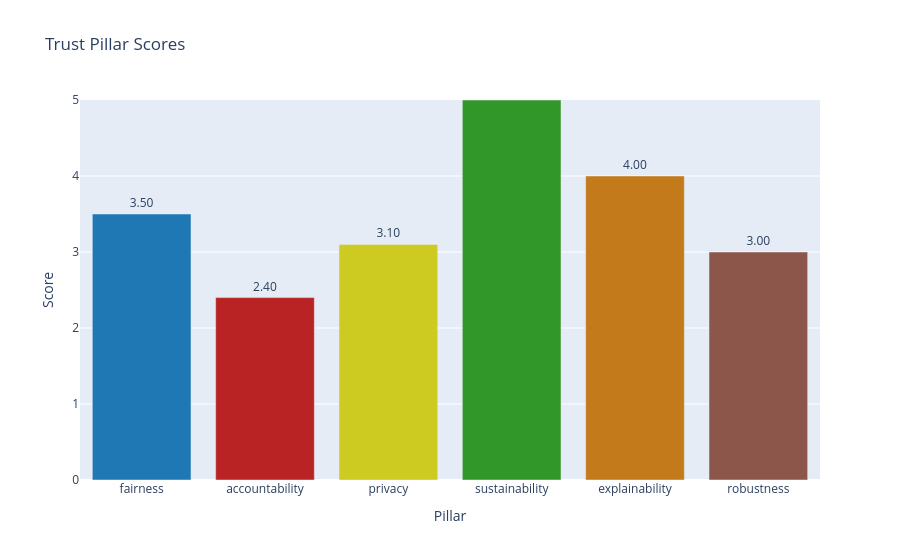
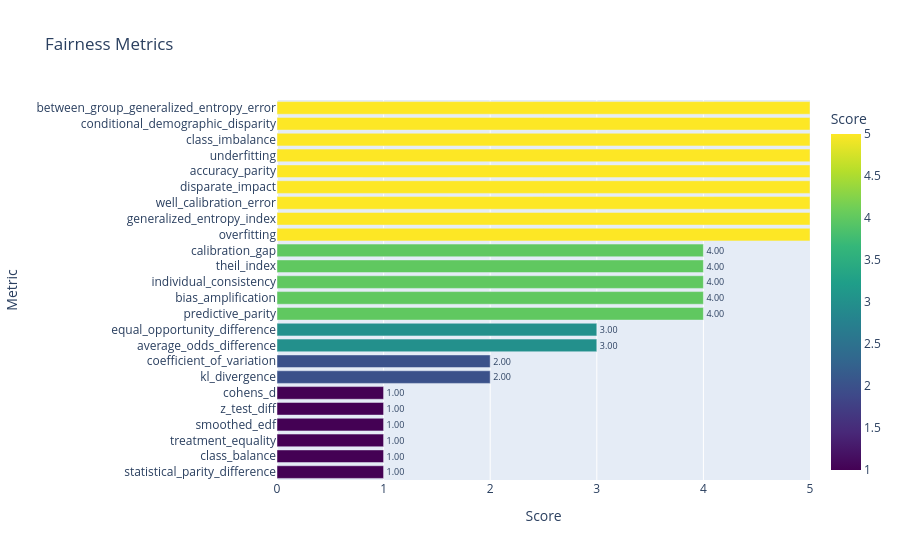
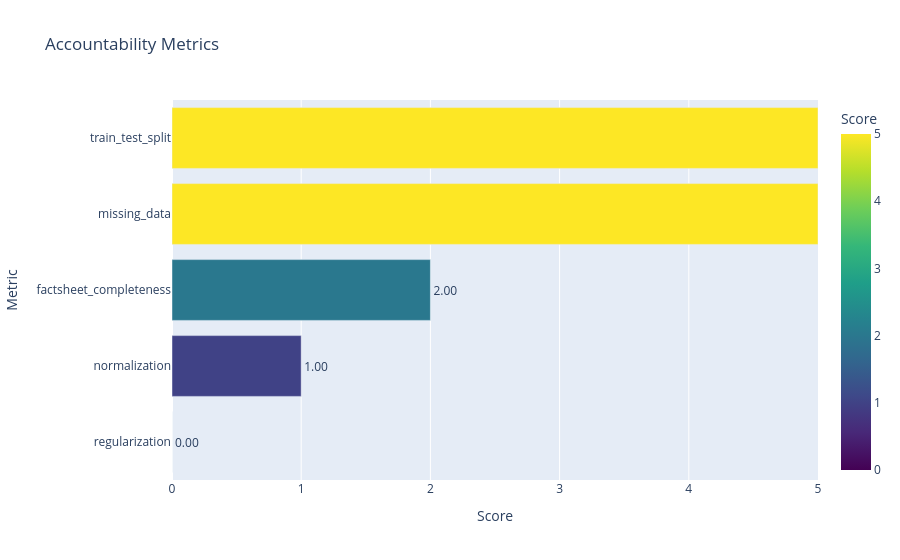
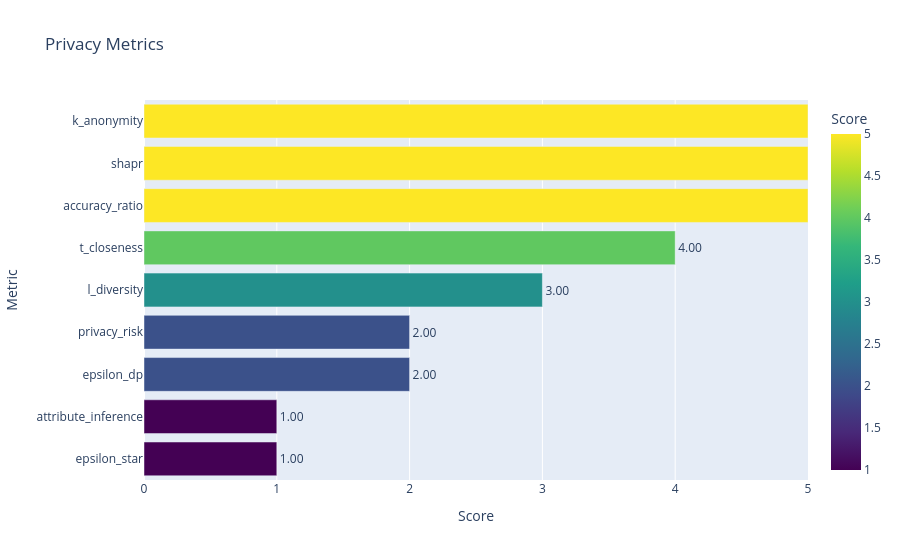

The notebook cell these images were saved under, in order:
### Code cell
evaluator.plot_results()

### Figure 1 — Plotly figure (JSON) as saved in the notebook; plotly's stock layout.template omitted (floating-point values rounded to 4 significant figures)
{"data": [{"hovertemplate": "Pillar=%{x}<br>Score=%{text}<extra></extra>", "legendgroup": "", "marker": {"color": ["#1f77b4", "#b92323", "#CDCA22", "#329729", "#c37a1b", "#8c564b"], "pattern": {"shape": ""}}, "name": "", "orientation": "v", "showlegend": false, "text": [3.5, 2.4, 3.1, 5.0, 4.0, 3.0], "textposition": "outside", "texttemplate": "%{text:.2f}", "type": "bar", "x": ["fairness", "accountability", "privacy", "sustainability", "explainability", "robustness"], "xaxis": "x", "y": [3.5, 2.4, 3.1, 5.0, 4.0, 3.0], "yaxis": "y"}], "layout": {"barmode": "relative", "legend": {"tracegroupgap": 0}, "title": {"text": "Trust Pillar Scores"}, "xaxis": {"anchor": "y", "domain": [0, 1], "title": {"text": "Pillar"}}, "yaxis": {"anchor": "x", "domain": [0, 1], "range": [0, 5], "title": {"text": "Score"}}}}

### Figure 2 — Plotly figure (JSON) as saved in the notebook; plotly's stock layout.template omitted (floating-point values rounded to 4 significant figures)
{"data": [{"hovertemplate": "Score=%{marker.color}<br>Metric=%{y}<extra></extra>", "legendgroup": "", "marker": {"color": [1, 1, 1, 1, 1, 1, 2, 2, 3, 3, 4, 4, 4, 4, 4, 5, 5, 5, 5, 5, 5, 5, 5, 5], "coloraxis": "coloraxis", "pattern": {"shape": ""}}, "name": "", "orientation": "h", "showlegend": false, "text": [1.0, 1.0, 1.0, 1.0, 1.0, 1.0, 2.0, 2.0, 3.0, 3.0, 4.0, 4.0, 4.0, 4.0, 4.0, 5.0, 5.0, 5.0, 5.0, 5.0, 5.0, 5.0, 5.0, 5.0], "textposition": "outside", "texttemplate": "%{text:.2f}", "type": "bar", "x": [1, 1, 1, 1, 1, 1, 2, 2, 3, 3, 4, 4, 4, 4, 4, 5, 5, 5, 5, 5, 5, 5, 5, 5], "xaxis": "x", "y": ["statistical_parity_difference", "class_balance", "treatment_equality", "smoothed_edf", "z_test_diff", "cohens_d", "kl_divergence", "coefficient_of_variation", "average_odds_difference", "equal_opportunity_difference", "predictive_parity", "bias_amplification", "individual_consistency", "theil_index", "calibration_gap", "overfitting", "generalized_entropy_index", "well_calibration_error", "disparate_impact", "accuracy_parity", "underfitting", "class_imbalance", "conditional_demographic_disparity", "between_group_generalized_entropy_error"], "yaxis": "y"}], "layout": {"barmode": "relative", "coloraxis": {"colorbar": {"title": {"text": "Score"}}, "colorscale": [[0, "#440154"], [0.1111, "#482878"], [0.2222, "#3e4989"], [0.3333, "#31688e"], [0.4444, "#26828e"], [0.5556, "#1f9e89"], [0.6667, "#35b779"], [0.7778, "#6ece58"], [0.8889, "#b5de2b"], [1, "#fde725"]]}, "legend": {"tracegroupgap": 0}, "title": {"text": "Fairness Metrics"}, "xaxis": {"anchor": "y", "domain": [0, 1], "range": [0, 5], "title": {"text": "Score"}}, "yaxis": {"anchor": "x", "domain": [0, 1], "title": {"text": "Metric"}}}}

### Figure 3 — Plotly figure (JSON) as saved in the notebook; plotly's stock layout.template omitted (floating-point values rounded to 4 significant figures)
{"data": [{"hovertemplate": "Score=%{marker.color}<br>Metric=%{y}<extra></extra>", "legendgroup": "", "marker": {"color": [0.0, 1.0, 2.0, 5.0, 5.0], "coloraxis": "coloraxis", "pattern": {"shape": ""}}, "name": "", "orientation": "h", "showlegend": false, "text": [0.0, 1.0, 2.0, 5.0, 5.0], "textposition": "outside", "texttemplate": "%{text:.2f}", "type": "bar", "x": [0.0, 1.0, 2.0, 5.0, 5.0], "xaxis": "x", "y": ["regularization", "normalization", "factsheet_completeness", "missing_data", "train_test_split"], "yaxis": "y"}], "layout": {"barmode": "relative", "coloraxis": {"colorbar": {"title": {"text": "Score"}}, "colorscale": [[0, "#440154"], [0.1111, "#482878"], [0.2222, "#3e4989"], [0.3333, "#31688e"], [0.4444, "#26828e"], [0.5556, "#1f9e89"], [0.6667, "#35b779"], [0.7778, "#6ece58"], [0.8889, "#b5de2b"], [1, "#fde725"]]}, "legend": {"tracegroupgap": 0}, "title": {"text": "Accountability Metrics"}, "xaxis": {"anchor": "y", "domain": [0, 1], "range": [0, 5], "title": {"text": "Score"}}, "yaxis": {"anchor": "x", "domain": [0, 1], "title": {"text": "Metric"}}}}

### Figure 4 — Plotly figure (JSON) as saved in the notebook; plotly's stock layout.template omitted (floating-point values rounded to 4 significant figures)
{"data": [{"hovertemplate": "Score=%{marker.color}<br>Metric=%{y}<extra></extra>", "legendgroup": "", "marker": {"color": [1, 1, 2, 2, 3, 4, 5, 5, 5], "coloraxis": "coloraxis", "pattern": {"shape": ""}}, "name": "", "orientation": "h", "showlegend": false, "text": [1.0, 1.0, 2.0, 2.0, 3.0, 4.0, 5.0, 5.0, 5.0], "textposition": "outside", "texttemplate": "%{text:.2f}", "type": "bar", "x": [1, 1, 2, 2, 3, 4, 5, 5, 5], "xaxis": "x", "y": ["epsilon_star", "attribute_inference", "epsilon_dp", "privacy_risk", "l_diversity", "t_closeness", "accuracy_ratio", "shapr", "k_anonymity"], "yaxis": "y"}], "layout": {"barmode": "relative", "coloraxis": {"colorbar": {"title": {"text": "Score"}}, "colorscale": [[0, "#440154"], [0.1111, "#482878"], [0.2222, "#3e4989"], [0.3333, "#31688e"], [0.4444, "#26828e"], [0.5556, "#1f9e89"], [0.6667, "#35b779"], [0.7778, "#6ece58"], [0.8889, "#b5de2b"], [1, "#fde725"]]}, "legend": {"tracegroupgap": 0}, "title": {"text": "Privacy Metrics"}, "xaxis": {"anchor": "y", "domain": [0, 1], "range": [0, 5], "title": {"text": "Score"}}, "yaxis": {"anchor": "x", "domain": [0, 1], "title": {"text": "Metric"}}}}
